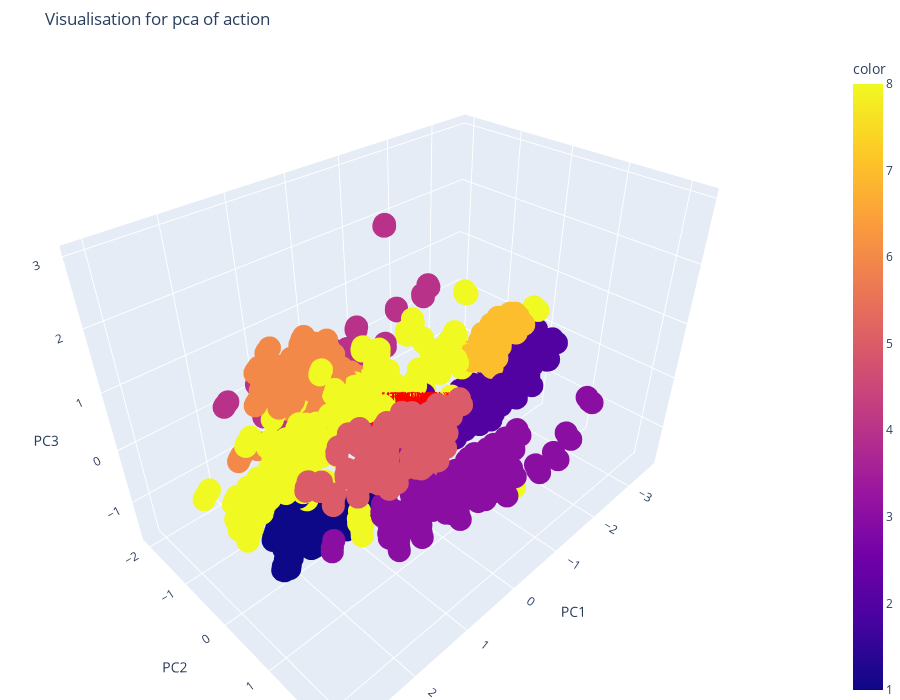

The cell this chart's notebook holds for it:
### Markdown cell above
### Visualisation du PCA sur les deux dataframes

### Code cell
visualize_pca(df_move_normalize_filter, 3, "action", *X_move.columns)

### Figure 1 — Plotly figure (JSON) as saved in the notebook; plotly's stock layout.template omitted (floating-point values rounded to 4 significant figures; data arrays with more than 128 entries replaced by an {"elided": "..."} marker saying what was removed)
{"data": [{"hovertemplate": "0=%{x}<br>1=%{y}<br>2=%{z}<br>color=%{marker.color}<extra></extra>", "legendgroup": "", "marker": {"color": {"elided": "3700 float values"}, "coloraxis": "coloraxis", "symbol": "circle"}, "mode": "markers", "name": "", "scene": "scene", "showlegend": false, "x": {"elided": "3700 float values"}, "y": {"elided": "3700 float values"}, "z": {"elided": "3700 float values"}, "type": "scatter3d"}, {"hoverinfo": "name", "line": {"color": "red", "width": 4}, "mode": "lines", "name": "Loading: NOSE_X", "showlegend": false, "x": [0, 0.01244], "y": [0, 0.01156], "z": [0, 0.01961], "type": "scatter3d"}, {"hoverinfo": "text", "mode": "text", "showlegend": false, "text": ["NOSE_X"], "textfont": {"color": "red", "size": 12}, "textposition": "top center", "x": [0.01244], "y": [0.01156], "z": [0.01961], "type": "scatter3d"}, {"hoverinfo": "name", "line": {"color": "red", "width": 4}, "mode": "lines", "name": "Loading: NOSE_Y", "showlegend": false, "x": [0, -0.0214], "y": [0, -0.01351], "z": [0, 0.009223], "type": "scatter3d"}, {"hoverinfo": "text", "mode": "text", "showlegend": false, "text": ["NOSE_Y"], "textfont": {"color": "red", "size": 12}, "textposition": "top center", "x": [-0.0214], "y": [-0.01351], "z": [0.009223], "type": "scatter3d"}, {"hoverinfo": "name", "line": {"color": "red", "width": 4}, "mode": "lines", "name": "Loading: LEFT_EAR_X", "showlegend": false, "x": [0, 0.007256], "y": [0, -0.00931], "z": [0, 0.007932], "type": "scatter3d"}, {"hoverinfo": "text", "mode": "text", "showlegend": false, "text": ["LEFT_EAR_X"], "textfont": {"color": "red", "size": 12}, "textposition": "top center", "x": [0.007256], "y": [-0.00931], "z": [0.007932], "type": "scatter3d"}, {"hoverinfo": "name", "line": {"color": "red", "width": 4}, "mode": "lines", "name": "Loading: LEFT_EAR_Y", "showlegend": false, "x": [0, -0.02632], "y": [0, -0.01458], "z": [0, 0.005253], "type": "scatter3d"}, {"hoverinfo": "text", "mode": "text", "showlegend": false, "text": ["LEFT_EAR_Y"], "textfont": {"color": "red", "size": 12}, "textposition": "top center", "x": [-0.02632], "y": [-0.01458], "z": [0.005253], "type": "scatter3d"}, {"hoverinfo": "name", "line": {"color": "red", "width": 4}, "mode": "lines", "name": "Loading: RIGHT_EAR_X", "showlegend": false, "x": [0, 0.01438], "y": [0, -0.005889], "z": [0, 0.02815], "type": "scatter3d"}, {"hoverinfo": "text", "mode": "text", "showlegend": false, "text": ["RIGHT_EAR_X"], "textfont": {"color": "red", "size": 12}, "textposition": "top center", "x": [0.01438], "y": [-0.005889], "z": [0.02815], "type": "scatter3d"}, {"hoverinfo": "name", "line": {"color": "red", "width": 4}, "mode": "lines", "name": "Loading: RIGHT_EAR_Y", "showlegend": false, "x": [0, -0.02849], "y": [0, -0.0178], "z": [0, 0.004763], "type": "scatter3d"}, {"hoverinfo": "text", "mode": "text", "showlegend": false, "text": ["RIGHT_EAR_Y"], "textfont": {"color": "red", "size": 12}, "textposition": "top center", "x": [-0.02849], "y": [-0.0178], "z": [0.004763], "type": "scatter3d"}, {"hoverinfo": "name", "line": {"color": "red", "width": 4}, "mode": "lines", "name": "Loading: LEFT_SHOULDER_X", "showlegend": false, "x": [0, -0.0008083], "y": [0, -0.01971], "z": [0, -0.0184], "type": "scatter3d"}, {"hoverinfo": "text", "mode": "text", "showlegend": false, "text": ["LEFT_SHOULDER_X"], "textfont": {"color": "red", "size": 12}, "textposition": "top center", "x": [-0.0008083], "y": [-0.01971], "z": [-0.0184], "type": "scatter3d"}, {"hoverinfo": "name", "line": {"color": "red", "width": 4}, "mode": "lines", "name": "Loading: LEFT_SHOULDER_Y", "showlegend": false, "x": [0, 0.0003136], "y": [0, -0.0008591], "z": [0, -0.0009153], "type": "scatter3d"}, {"hoverinfo": "text", "mode": "text", "showlegend": false, "text": ["LEFT_SHOULDER_Y"], "textfont": {"color": "red", "size": 12}, "textposition": "top center", "x": [0.0003136], "y": [-0.0008591], "z": [-0.0009153], "type": "scatter3d"}, {"hoverinfo": "name", "line": {"color": "red", "width": 4}, "mode": "lines", "name": "Loading: RIGHT_SHOULDER_X", "showlegend": false, "x": [0, 0.01663], "y": [0, -0.02143], "z": [0, 0.04873], "type": "scatter3d"}, {"hoverinfo": "text", "mode": "text", "showlegend": false, "text": ["RIGHT_SHOULDER_X"], "textfont": {"color": "red", "size": 12}, "textposition": "top center", "x": [0.01663], "y": [-0.02143], "z": [0.04873], "type": "scatter3d"}, {"hoverinfo": "name", "line": {"color": "red", "width": 4}, "mode": "lines", "name": "Loading: RIGHT_SHOULDER_Y", "showlegend": false, "x": [0, -0.003892], "y": [0, -0.01828], "z": [0, -0.000805], "type": "scatter3d"}, {"hoverinfo": "text", "mode": "text", "showlegend": false, "text": ["RIGHT_SHOULDER_Y"], "textfont": {"color": "red", "size": 12}, "textposition": "top center", "x": [-0.003892], "y": [-0.01828], "z": [-0.000805], "type": "scatter3d"}, {"hoverinfo": "name", "line": {"color": "red", "width": 4}, "mode": "lines", "name": "Loading: LEFT_HIP_X", "showlegend": false, "x": [0, -0.0], "y": [0, 0.0], "z": [0, 5.137e-25], "type": "scatter3d"}, {"hoverinfo": "text", "mode": "text", "showlegend": false, "text": ["LEFT_HIP_X"], "textfont": {"color": "red", "size": 12}, "textposition": "top center", "x": [-0.0], "y": [0.0], "z": [5.137e-25], "type": "scatter3d"}, {"hoverinfo": "name", "line": {"color": "red", "width": 4}, "mode": "lines", "name": "Loading: LEFT_HIP_Y", "showlegend": false, "x": [0, 2.95e-34], "y": [0, 0.0], "z": [0, 0.0], "type": "scatter3d"}, {"hoverinfo": "text", "mode": "text", "showlegend": false, "text": ["LEFT_HIP_Y"], "textfont": {"color": "red", "size": 12}, "textposition": "top center", "x": [2.95e-34], "y": [0.0], "z": [0.0], "type": "scatter3d"}, {"hoverinfo": "name", "line": {"color": "red", "width": 4}, "mode": "lines", "name": "Loading: RIGHT_HIP_X", "showlegend": false, "x": [0, 0.01276], "y": [0, 0.002442], "z": [0, 0.03305], "type": "scatter3d"}, {"hoverinfo": "text", "mode": "text", "showlegend": false, "text": ["RIGHT_HIP_X"], "textfont": {"color": "red", "size": 12}, "textposition": "top center", "x": [0.01276], "y": [0.002442], "z": [0.03305], "type": "scatter3d"}, {"hoverinfo": "name", "line": {"color": "red", "width": 4}, "mode": "lines", "name": "Loading: RIGHT_HIP_Y", "showlegend": false, "x": [0, -0.0001973], "y": [0, 0.0009715], "z": [0, 0.001065], "type": "scatter3d"}, {"hoverinfo": "text", "mode": "text", "showlegend": false, "text": ["RIGHT_HIP_Y"], "textfont": {"color": "red", "size": 12}, "textposition": "top center", "x": [-0.0001973], "y": [0.0009715], "z": [0.001065], "type": "scatter3d"}, {"hoverinfo": "name", "line": {"color": "red", "width": 4}, "mode": "lines", "name": "Loading: LEFT_ELBOW_X", "showlegend": false, "x": [0, -0.05988], "y": [0, 0.04893], "z": [0, -0.1029], "type": "scatter3d"}, {"hoverinfo": "text", "mode": "text", "showlegend": false, "text": ["LEFT_ELBOW_X"], "textfont": {"color": "red", "size": 12}, "textposition": "top center", "x": [-0.05988], "y": [0.04893], "z": [-0.1029], "type": "scatter3d"}, {"hoverinfo": "name", "line": {"color": "red", "width": 4}, "mode": "lines", "name": "Loading: LEFT_ELBOW_Y", "showlegend": false, "x": [0, 0.2328], "y": [0, -0.02088], "z": [0, 0.03163], "type": "scatter3d"}, {"hoverinfo": "text", "mode": "text", "showlegend": false, "text": ["LEFT_ELBOW_Y"], "textfont": {"color": "red", "size": 12}, "textposition": "top center", "x": [0.2328], "y": [-0.02088], "z": [0.03163], "type": "scatter3d"}, {"hoverinfo": "name", "line": {"color": "red", "width": 4}, "mode": "lines", "name": "Loading: RIGHT_ELBOW_X", "showlegend": false, "x": [0, 0.08252], "y": [0, 0.04377], "z": [0, 0.1235], "type": "scatter3d"}, {"hoverinfo": "text", "mode": "text", "showlegend": false, "text": ["RIGHT_ELBOW_X"], "textfont": {"color": "red", "size": 12}, "textposition": "top center", "x": [0.08252], "y": [0.04377], "z": [0.1235], "type": "scatter3d"}, {"hoverinfo": "name", "line": {"color": "red", "width": 4}, "mode": "lines", "name": "Loading: RIGHT_ELBOW_Y", "showlegend": false, "x": [0, 0.244], "y": [0, 0.006685], "z": [0, 0.03631], "type": "scatter3d"}, {"hoverinfo": "text", "mode": "text", "showlegend": false, "text": ["RIGHT_ELBOW_Y"], "textfont": {"color": "red", "size": 12}, "textposition": "top center", "x": [0.244], "y": [0.006685], "z": [0.03631], "type": "scatter3d"}, {"hoverinfo": "name", "line": {"color": "red", "width": 4}, "mode": "lines", "name": "Loading: LEFT_WRIST_X", "showlegend": false, "x": [0, 0.008776], "y": [0, 0.2599], "z": [0, -0.1921], "type": "scatter3d"}, {"hoverinfo": "text", "mode": "text", "showlegend": false, "text": ["LEFT_WRIST_X"], "textfont": {"color": "red", "size": 12}, "textposition": "top center", "x": [0.008776], "y": [0.2599], "z": [-0.1921], "type": "scatter3d"}, {"hoverinfo": "name", "line": {"color": "red", "width": 4}, "mode": "lines", "name": "Loading: LEFT_WRIST_Y", "showlegend": false, "x": [0, 0.4635], "y": [0, -0.01719], "z": [0, -0.008909], "type": "scatter3d"}, {"hoverinfo": "text", "mode": "text", "showlegend": false, "text": ["LEFT_WRIST_Y"], "textfont": {"color": "red", "size": 12}, "textposition": "top center", "x": [0.4635], "y": [-0.01719], "z": [-0.008909], "type": "scatter3d"}, {"hoverinfo": "name", "line": {"color": "red", "width": 4}, "mode": "lines", "name": "Loading: RIGHT_WRIST_X", "showlegend": false, "x": [0, 0.03311], "y": [0, 0.2479], "z": [0, 0.2031], "type": "scatter3d"}, {"hoverinfo": "text", "mode": "text", "showlegend": false, "text": ["RIGHT_WRIST_X"], "textfont": {"color": "red", "size": 12}, "textposition": "top center", "x": [0.03311], "y": [0.2479], "z": [0.2031], "type": "scatter3d"}, {"hoverinfo": "name", "line": {"color": "red", "width": 4}, "mode": "lines", "name": "Loading: RIGHT_WRIST_Y", "showlegend": false, "x": [0, 0.4798], "y": [0, -0.02309], "z": [0, 0.009842], "type": "scatter3d"}, {"hoverinfo": "text", "mode": "text", "showlegend": false, "text": ["RIGHT_WRIST_Y"], "textfont": {"color": "red", "size": 12}, "textposition": "top center", "x": [0.4798], "y": [-0.02309], "z": [0.009842], "type": "scatter3d"}, {"hoverinfo": "name", "line": {"color": "red", "width": 4}, "mode": "lines", "name": "Loading: LEFT_PINKY_X", "showlegend": false, "x": [0, 0.03405], "y": [0, 0.3202], "z": [0, -0.2196], "type": "scatter3d"}, {"hoverinfo": "text", "mode": "text", "showlegend": false, "text": ["LEFT_PINKY_X"], "textfont": {"color": "red", "size": 12}, "textposition": "top center", "x": [0.03405], "y": [0.3202], "z": [-0.2196], "type": "scatter3d"}, {"hoverinfo": "name", "line": {"color": "red", "width": 4}, "mode": "lines", "name": "Loading: LEFT_PINKY_Y", "showlegend": false, "x": [0, 0.5321], "y": [0, -0.02363], "z": [0, -0.02152], "type": "scatter3d"}, {"hoverinfo": "text", "mode": "text", "showlegend": false, "text": ["LEFT_PINKY_Y"], "textfont": {"color": "red", "size": 12}, "textposition": "top center", "x": [0.5321], "y": [-0.02363], "z": [-0.02152], "type": "scatter3d"}, {"hoverinfo": "name", "line": {"color": "red", "width": 4}, "mode": "lines", "name": "Loading: RIGHT_PINKY_X", "showlegend": false, "x": [0, 0.01511], "y": [0, 0.3099], "z": [0, 0.2273], "type": "scatter3d"}, {"hoverinfo": "text", "mode": "text", "showlegend": false, "text": ["RIGHT_PINKY_X"], "textfont": {"color": "red", "size": 12}, "textposition": "top center", "x": [0.01511], "y": [0.3099], "z": [0.2273], "type": "scatter3d"}, {"hoverinfo": "name", "line": {"color": "red", "width": 4}, "mode": "lines", "name": "Loading: RIGHT_PINKY_Y", "showlegend": false, "x": [0, 0.5505], "y": [0, -0.02368], "z": [0, 0.001954], "type": "scatter3d"}, {"hoverinfo": "text", "mode": "text", "showlegend": false, "text": ["RIGHT_PINKY_Y"], "textfont": {"color": "red", "size": 12}, "textposition": "top center", "x": [0.5505], "y": [-0.02368], "z": [0.001954], "type": "scatter3d"}, {"hoverinfo": "name", "line": {"color": "red", "width": 4}, "mode": "lines", "name": "Loading: LEFT_INDEX_X", "showlegend": false, "x": [0, 0.03421], "y": [0, 0.3295], "z": [0, -0.2085], "type": "scatter3d"}, {"hoverinfo": "text", "mode": "text", "showlegend": false, "text": ["LEFT_INDEX_X"], "textfont": {"color": "red", "size": 12}, "textposition": "top center", "x": [0.03421], "y": [0.3295], "z": [-0.2085], "type": "scatter3d"}, {"hoverinfo": "name", "line": {"color": "red", "width": 4}, "mode": "lines", "name": "Loading: LEFT_INDEX_Y", "showlegend": false, "x": [0, 0.5725], "y": [0, 0.01607], "z": [0, -0.01902], "type": "scatter3d"}, {"hoverinfo": "text", "mode": "text", "showlegend": false, "text": ["LEFT_INDEX_Y"], "textfont": {"color": "red", "size": 12}, "textposition": "top center", "x": [0.5725], "y": [0.01607], "z": [-0.01902], "type": "scatter3d"}, {"hoverinfo": "name", "line": {"color": "red", "width": 4}, "mode": "lines", "name": "Loading: RIGHT_INDEX_X", "showlegend": false, "x": [0, 0.01726], "y": [0, 0.3159], "z": [0, 0.2169], "type": "scatter3d"}, {"hoverinfo": "text", "mode": "text", "showlegend": false, "text": ["RIGHT_INDEX_X"], "textfont": {"color": "red", "size": 12}, "textposition": "top center", "x": [0.01726], "y": [0.3159], "z": [0.2169], "type": "scatter3d"}, {"hoverinfo": "name", "line": {"color": "red", "width": 4}, "mode": "lines", "name": "Loading: RIGHT_INDEX_Y", "showlegend": false, "x": [0, 0.5894], "y": [0, 0.007353], "z": [0, 0.006449], "type": "scatter3d"}, {"hoverinfo": "text", "mode": "text", "showlegend": false, "text": ["RIGHT_INDEX_Y"], "textfont": {"color": "red", "size": 12}, "textposition": "top center", "x": [0.5894], "y": [0.007353], "z": [0.006449], "type": "scatter3d"}, {"hoverinfo": "name", "line": {"color": "red", "width": 4}, "mode": "lines", "name": "Loading: LEFT_THUMB_X", "showlegend": false, "x": [0, 0.02706], "y": [0, 0.3095], "z": [0, -0.1978], "type": "scatter3d"}, {"hoverinfo": "text", "mode": "text", "showlegend": false, "text": ["LEFT_THUMB_X"], "textfont": {"color": "red", "size": 12}, "textposition": "top center", "x": [0.02706], "y": [0.3095], "z": [-0.1978], "type": "scatter3d"}, {"hoverinfo": "name", "line": {"color": "red", "width": 4}, "mode": "lines", "name": "Loading: LEFT_THUMB_Y", "showlegend": false, "x": [0, 0.4955], "y": [0, -0.01867], "z": [0, -0.02633], "type": "scatter3d"}, {"hoverinfo": "text", "mode": "text", "showlegend": false, "text": ["LEFT_THUMB_Y"], "textfont": {"color": "red", "size": 12}, "textposition": "top center", "x": [0.4955], "y": [-0.01867], "z": [-0.02633], "type": "scatter3d"}, {"hoverinfo": "name", "line": {"color": "red", "width": 4}, "mode": "lines", "name": "Loading: RIGHT_THUMB_X", "showlegend": false, "x": [0, 0.02376], "y": [0, 0.2951], "z": [0, 0.2071], "type": "scatter3d"}, {"hoverinfo": "text", "mode": "text", "showlegend": false, "text": ["RIGHT_THUMB_X"], "textfont": {"color": "red", "size": 12}, "textposition": "top center", "x": [0.02376], "y": [0.2951], "z": [0.2071], "type": "scatter3d"}, {"hoverinfo": "name", "line": {"color": "red", "width": 4}, "mode": "lines", "name": "Loading: RIGHT_THUMB_Y", "showlegend": false, "x": [0, 0.5115], "y": [0, -0.03167], "z": [0, -0.00257], "type": "scatter3d"}, {"hoverinfo": "text", "mode": "text", "showlegend": false, "text": ["RIGHT_THUMB_Y"], "textfont": {"color": "red", "size": 12}, "textposition": "top center", "x": [0.5115], "y": [-0.03167], "z": [-0.00257], "type": "scatter3d"}], "layout": {"scene": {"domain": {"x": [0.0, 1.0], "y": [0.0, 1.0]}, "xaxis": {"title": {"text": "PC1"}}, "yaxis": {"title": {"text": "PC2"}}, "zaxis": {"title": {"text": "PC3"}}, "camera": {"eye": {"x": 1.2, "y": 1.2, "z": 1.2}}}, "coloraxis": {"colorbar": {"title": {"text": "color"}}, "colorscale": [[0.0, "#0d0887"], [0.1111, "#46039f"], [0.2222, "#7201a8"], [0.3333, "#9c179e"], [0.4444, "#bd3786"], [0.5556, "#d8576b"], [0.6667, "#ed7953"], [0.7778, "#fb9f3a"], [0.8889, "#fdca26"], [1.0, "#f0f921"]]}, "legend": {"tracegroupgap": 0}, "title": {"text": "Visualisation for pca of action"}, "margin": {"l": 0, "r": 0, "b": 0, "t": 50}, "height": 700, "width": 900}}
